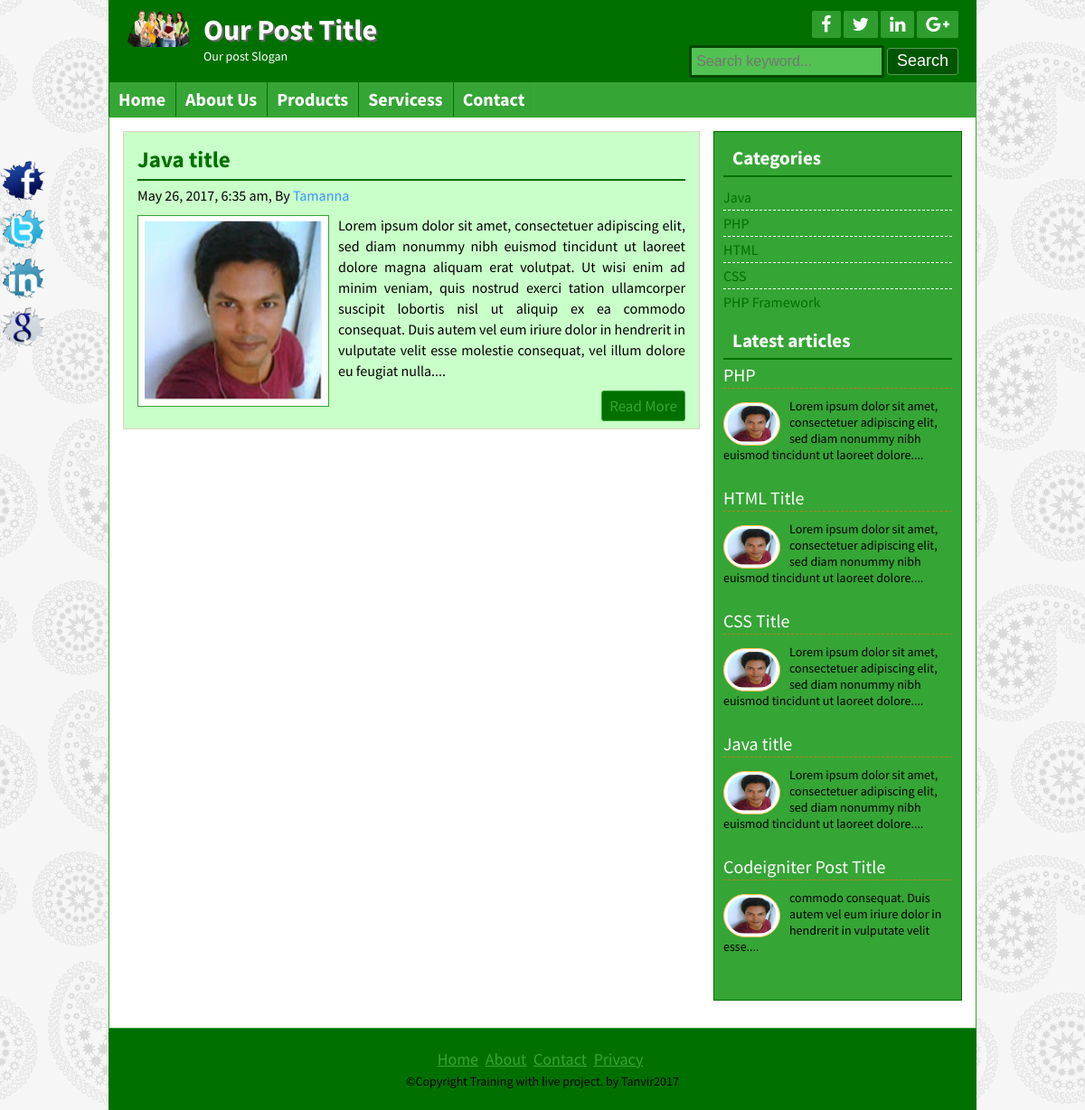
Page /posts.php?catagory=1 on the committed database.
### tables this page shows
CREATE TABLE `title_slogan` (
  `id` int(11) NOT NULL,
  `title` varchar(100) NOT NULL,
  `slogan` varchar(100) NOT NULL,
  `logo` varchar(100) NOT NULL
);

CREATE TABLE `tbl_social` (
  `id` int(11) NOT NULL,
  `fb` varchar(255) NOT NULL,
  `tw` varchar(255) NOT NULL,
  `ln` varchar(255) NOT NULL,
  `gp` varchar(255) NOT NULL
);

CREATE TABLE `tbl_page` (
  `id` int(11) NOT NULL,
  `name` varchar(255) NOT NULL,
  `body` text NOT NULL
);

CREATE TABLE `tbl_post` (
  `id` int(11) NOT NULL,
  `cat` int(11) NOT NULL,
  `title` varchar(150) NOT NULL,
  `body` text NOT NULL,
  `image` varchar(255) NOT NULL,
  `author` varchar(100) NOT NULL,
  `tag` varchar(255) NOT NULL,
  `date` timestamp NOT NULL DEFAULT CURRENT_TIMESTAMP,
  `userid` int(11) NOT NULL
);

CREATE TABLE `tbl_catagory` (
  `id` int(11) NOT NULL,
  `name` varchar(255) NOT NULL
);

CREATE TABLE `tbl_footer` (
  `id` int(11) NOT NULL,
  `note` text NOT NULL
);

### lib/Database.php (called while the page is built, shortened)
<?php
Class Database{
 public $host   = DB_HOST;
 public $user   = DB_USER;
 public $pass   = DB_PASS;
 public $dbname = DB_NAME;
 public $link;
private function connectDB(){
 $this->link = new mysqli($this->host, $this->user, $this->pass,
  $this->dbname);
 }
public function select($query){
  $result = $this->link->query($query) or
   die($this->link->error.__LINE__);
  if($result->num_rows > 0){
    return $result;
  } else {
    return false;
  }
 }
}

### helpers/Formate.php (called while the page is built, shortened)
<?php
class Format{
	public function formatDate($date){
		return date('F j, Y, g:i a', strtotime($date));
	}
	public function textShorten($text, $limit = 400){
        $text = $text."";
        $text = substr($text, 0, $limit);
        $text = substr($text, 0, strrpos($text, ' '));
        $text = $text."....";
        return $text;
	}
}
?>

### posts.php (the view)
<?php
include "inc/header.php";
?>
<?php
if (!isset($_GET['catagory']) || $_GET['catagory'] == NULL) {
header("Location:404.php");
} else {
$id = $_GET['catagory'];
}
?>
<div class="contentsection contemplete clear">
<div class="maincontent clear">
<?php
$query = "SELECT * FROM tbl_post WHERE cat=$id";
$post = $db->select($query);
if ($post) {
  while ($result = $post->fetch_assoc()) {
?>
<div class="samepost clear">
	<h2><a href="post.php?id=<?php echo $result['id'];?>"><?php echo $result['title'];?></a></h2>
	<h4><?php echo $fm->formatDate($result['date']);?>, By <a href="#"><?php echo $result['author'];?></a></h4>
	 <a href="#"><img src="admin/upload/<?php echo $result['image']; ?>" alt="post image"/></a>
	<?php echo $fm->textShorten($result['body']);?>
	<div class="readmore clear">
		<a href="post.php?id=<?php echo $result['id'];?>">Read More</a>
	</div>
</div>
<?php } } else {header("Location:404.php");} ?>
</div>
<?php include "inc/sidebar.php"; ?>
<?php include "inc/footer.php"; ?>

### inc/header.php (shortened to what this page needs)
<?php
include "lib/Database.php";
include "helpers/Formate.php";
?>
<?php
$db = new Database();
$fm = new Format();
?>
<!DOCTYPE html>
<html>
<head>
<?php include 'scripts/css.php'; ?>
</head>
<body>
<div class="headersection templete clear">
<a href="index.php">
<div class="logo">
<?php
$query = "SELECT * FROM title_slogan WHERE id='1'";
$blog_title = $db->select($query);
if ($blog_title) {
    while ($result = $blog_title->fetch_assoc()){
?>
	<img src="admin/<?php echo $result['logo']; ?>" alt="Logo"/>
	<h2><?php echo $result['title']; ?></h2>
	<p><?php echo $result['slogan']; ?></p>
<?php } } ?>
</div>
</a>
<div class="social clear">
<div class="icon clear">
<?php
$query = "SELECT * FROM  tbl_social WHERE id='1'";
$socialmedia = $db->select($query);
if ($socialmedia) {
    while ($result = $socialmedia->fetch_assoc()){
?>
	<a href="<?php echo $result['fb']; ?>" target="_blank"><i class="fa fa-facebook"></i></a>
	<a href="<?php echo $result['tw']; ?>" target="_blank"><i class="fa fa-twitter"></i></a>
	<a href="<?php echo $result['ln']; ?>" target="_blank"><i class="fa fa-linkedin"></i></a>
	<a href="<?php echo $result['gp']; ?>" target="_blank"><i class="fa fa-google-plus"></i></a>
<?php } } ?>
</div>
<div class="searchbtn clear">
<form action="search.php" method="get">
	<input type="text" name="search" placeholder="Search keyword..."/>
	<input type="submit" name="submit" value="Search"/>
</form>
</div>
</div>
</div>
<div class="navsection templete">
<?php
$path = $_SERVER['SCRIPT_FILENAME'];
		$currentpage = basename($path, '.php');
?>
<ul>
<li><a
<?php
if ($currentpage == 'index') {
	echo "id='active'";
}
?>
id="" href="index.php">Home</a></li>
<?php
$query = "SELECT * FROM  tbl_page ";
$pages = $db->select($query);
if ($pages) {
    while ($result = $pages->fetch_assoc()){
?>
<li><a
<?php
if (isset($_GET['pageid']) && $_GET['pageid'] == $result['id']) {
	echo "id='active'";
}
?>
href="page.php?pageid=<?php echo $result['id']; ?>"><?php echo $result['name']; ?></a> </li>
<?php } } ?>
<li><a
<?php
if ($currentpage == 'contact') {
	echo "id='active'";
}
?>
 href="contact.php">Contact</a></li>
</ul>
</div>

### inc/sidebar.php
<div class="sidebar clear">
<div class="samesidebar clear">
	<h2>Categories</h2>
		<ul>
		<?php
		$query = "select * from  tbl_catagory";
 $catagory = $db->select($query);
 if ($catagory){
 while ($result = $catagory->fetch_assoc()) {
		?>
			<li><a href="posts.php?catagory=<?php echo $result['id']; ?>"><?php echo $result['name']; ?></a></li>
			<?php } } else { ?>
			<li>No Catagory Created</li>
			<?php }?>
		</ul>
</div>
<div class="samesidebar clear">
	<h2>Latest articles</h2>
	<?php
$query = "select * from tbl_post limit 5";
 $post = $db->select($query);
 if ($post){
 while ($result = $post->fetch_assoc()) {
?>
		<div class="popular clear">
			<h3><a href="post.php?id=<?php echo $result['id'];?>"><?php echo $result['title'];?></a></h3>
			<a href="post.php?id=<?php echo $result['id'];?>"><img src="admin/<?php echo $result['image']; ?>" alt="post image"/></a>
			<?php echo $fm->textShorten($result['body'], 120);?>
		</div>
<?php } } else {header("Location:404.php");} ?>
</div>
</div>

### inc/footer.php (shortened to what this page needs)
	</div>
	<div class="footersection templete clear">
	  <div class="footermenu clear">
		<ul>
			<li><a href="index.php">Home</a></li>
			<li><a href="about.php">About</a></li>
			<li><a href="contact.php">Contact</a></li>
			<li><a href="#">Privacy</a></li>
		</ul>
	  </div>
<?php
$query = "SELECT * FROM   tbl_footer WHERE id='1'";
$copyright = $db->select($query);
if ($copyright) {
    while ($result = $copyright->fetch_assoc()){
?>
	  <p>&copy;<?php echo $result['note']; ?><?php echo date('Y');?></p>
<?php } } ?>
	</div>
	<div class="fixedicon clear">
<?php
$query = "SELECT * FROM  tbl_social WHERE id='1'";
$socialmedia = $db->select($query);
if ($socialmedia) {
    while ($result = $socialmedia->fetch_assoc()){
?>
		<a href="<?php echo $result['fb']; ?>" target="_blank"><img src="images/fb.png" alt="Facebook"/></a>
		<a href="<?php echo $result['tw']; ?>" target="_blank"><img src="images/tw.png" alt="Twitter"/></a>
		<a href="<?php echo $result['ln']; ?>"target="_blank"><img src="images/in.png" alt="LinkedIn"/></a>
		<a href="<?php echo $result['gp']; ?>" target="_blank"><img src="images/gl.png" alt="GooglePlus"/></a>
<?php } } ?>
	</div>
</body>
</html>

### theme/green.css (style rules this page uses)
.headersection { background: #007000 none repeat scroll 0 0; }
.icon a { background: #2d9d2d none repeat scroll 0 0; }
.searchbtn input[type="text"] { background: #52c252 none repeat scroll 0 0;border:solid #034703; }
.searchbtn input[type="submit"] { border: 1px solid #549854; }
input[type="submit"] { background: #005600 none repeat scroll 0 0;border: 1px solid #52c252; }
.navsection { background: none repeat scroll 0 0 #35a535; }
.navsection ul li { border-left: 1px solid #007000; border-right: 1px solid #38a838; }
.navsection ul li:first-child { border-left: 1px solid #007000; }
.navsection ul li:last-child { border-right: 1px solid #38a838; }
.contentsection { border: 1px solid #35a535; }
.maincontent { background: #fef4e5 none repeat scroll 0 0; }
.maincontent, .sidebar { background: #c9ffc9 none repeat scroll 0 0; }
.samepost img { border: 1px solid #35a535; }
.samepost h2 a { color: #007000; }
.samepost h2, .about h2 { border-bottom: 2px solid #007000; color: #35a535; }
.readmore a { background: #007000 none repeat scroll 0 0; }
.readmore a { border:1px solid #35a535; color:#35a535; }
.sidebar { background: #35a535 none repeat scroll 0 0; border: 1px solid #007000; }
.samesidebar ul li a { color: #007000; }
.samesidebar ul li { border-bottom: 1px dashed #fff; }
.samesidebar h2 { background: #35a535 none repeat scroll 0 0; border-bottom: 2px solid #007000;color:#fff; }
.popular img { background: #fff none repeat scroll 0 0; }
.popular h3 a { color: #fff; text-decoration: none; }
.footermenu ul li a { color: #35a535; }
.footersection { background:#007000; }

### rows in the picture
title_slogan: logo (picture), title "Our Post Title", slogan "Our post Slogan"
tbl_page: name "About Us"
tbl_page: name "Products"
tbl_page: name "Servicess"
tbl_post: title "Java title", date "May 26, 2017, 6:35 am", author "Tamanna", image (picture), body "Lorem ipsum dolor sit amet, consectetuer adipiscing elit, sed diam nonummy nibh euismod tincidunt ut laoreet dolore magna aliquam erat volutpat. Ut wisi enim ad minim veniam, quis nostrud exerci tation ullamcorper suscipit lobortis nisl ut aliquip ex ea commodo consequat. Duis autem vel eum iriure dolor in hendrerit in vulputate velit esse molestie consequat, vel illum dolore eu feugiat nulla....", body "Lorem ipsum dolor sit amet, consectetuer adipiscing elit, sed diam nonummy nibh euismod tincidunt ut laoreet dolore...."
tbl_catagory: name "Java"
tbl_catagory: name "PHP"
tbl_catagory: name "HTML"
tbl_catagory: name "CSS"
tbl_catagory: name "PHP Framework"
tbl_post: title "PHP", image (picture), body "Lorem ipsum dolor sit amet, consectetuer adipiscing elit, sed diam nonummy nibh euismod tincidunt ut laoreet dolore...."
tbl_post: title "HTML Title", image (picture), body "Lorem ipsum dolor sit amet, consectetuer adipiscing elit, sed diam nonummy nibh euismod tincidunt ut laoreet dolore...."
tbl_post: title "CSS Title", image (picture), body "Lorem ipsum dolor sit amet, consectetuer adipiscing elit, sed diam nonummy nibh euismod tincidunt ut laoreet dolore...."
tbl_post: title "Codeigniter Post Title", image (picture), body "commodo consequat. Duis autem vel eum iriure dolor in hendrerit in vulputate velit esse...."
tbl_footer: note "Copyright Training with live project. by Tanvir"
